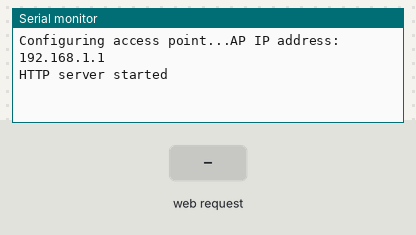
This sketch was run on a simulated ESP8266 (NodeMCU). Parts: the last lines printed to the serial monitor. The inputs (shaded band) are chosen by the test bench.

Above: at 1.2 s.
1.3 s: HTTP request GET /MOTOR=GO received
At 2.3 s:
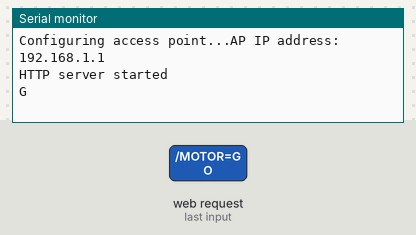
2.8 s: HTTP request GET /MOTOR=STOP received
At 3.5 s:
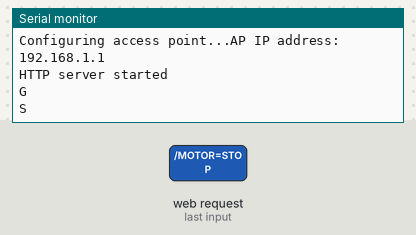
4.3 s: HTTP request GET /MOTOR=LEFT received
At 4.6 s:
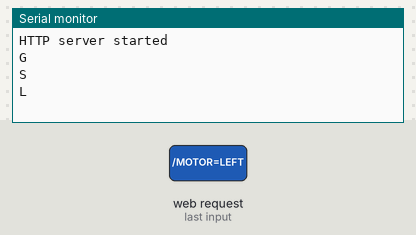
5.8 s: HTTP request GET /MOTOR=UP received
At 7.0 s:
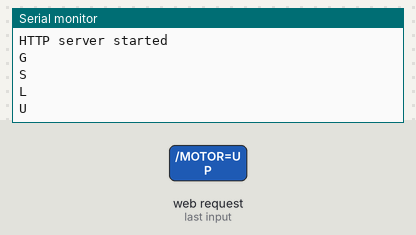
7.3 s: HTTP request GET /MOTOR=DOWN received
At 8.1 s:
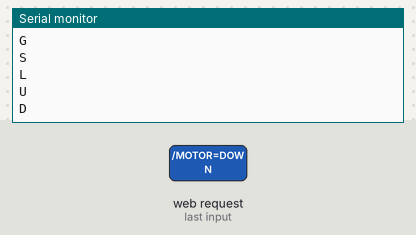

The sketch:

Lab_2WD_10_5_ESP8266_Acces_Point_2.ino
```cpp
#include <ESP8266WiFi.h>
#include <WiFiClient.h>
#include <ESP8266WebServer.h>

#ifndef APSSID
#define APSSID "ESP8266-WIFI"   //SSID
#define APPSK  "12345678" //Password
#endif

/* Set these to your desired credentials. */
const char *ssid = APSSID;
const char *password = APPSK;

IPAddress ip(192,168,1,1);
IPAddress gateway(192,168,1,1);
IPAddress subnet(255,255,255,0);

ESP8266WebServer server(80);

String  index_html(){
return  String("")+"<html>"+
"<head>"+
"<meta name=\"viewport\" content=\"width=device-width, initial-scale=1\">"+
"<style>"+
"html { font-family: Helvetica; display: inline-block; margin: 0px auto; text-align: center;}"+
".button { background-color: #195B6A; border: none; color: white; padding: 3px 10px;"+
"width:150px; height: 30px;text-decoration: none; font-size: 18px; margin: 2px; cursor: pointer;}"+
"</style>"+
"</head>"+
"<title>Small Car</title>"+
"<body>"+
"<h1 align=center>Small Car</h1>"+
"<p><a href=\"/MOTOR=GO\"><button class=\"button\">Go</button></a></p>"+
"<p><a href=\"/MOTOR=STOP\"><button class=\"button\">STOP</button></a></p>"+
"<p><a href=\"/MOTOR=BACK\"><button class=\"button\">BACK</button></a></p>"+
"<p><a href=\"/MOTOR=LEFT\"><button class=\"button\">Turn Left</button></a></p>"+
"<p><a href=\"/MOTOR=RIGHT\"><button class=\"button\">Turn Right</button></a></p>"+
"<p><a href=\"/MOTOR=UP\"><button class=\"button\">Speed Up</button></a></p>"+
"<p><a href=\"/MOTOR=DOWN\"><button class=\"button\">Speed Down</button></a></p>"+
"<p>"+
"    <span>Distance</span>"+
"    <span id=\"distance\">%DISTANCE%</span>"+
"    <sup >cm</sup>"+
"</p>"+
"</body>"+
"</html>";
}

void handleRoot() {
  server.send(200, "text/html", index_html());
}

void handleMotor_GO() {
    Serial.println("G");
    server.send(200, "text/html", index_html());
}

void handleMotor_STOP() {
    Serial.println("S");
    server.send(200, "text/html", index_html());
}

void handleMotor_BACK() {
    Serial.println("S");
    server.send(200, "text/html", index_html());
}

void handleMotor_LEFT() {
    Serial.println("L");
    server.send(200, "text/html", index_html());
}

void handleMotor_RIGHT() {
    Serial.println("L");
    server.send(200, "text/html", index_html());
}

void handleMotor_UP() {
    Serial.println("U");
    server.send(200, "text/html", index_html());
}

void handle_received_data() {
    float distance=101.1;
    float left_speed=134.2;
    float right_speed=142.1;

    String json = "{";
    json += "\"distance\":"+String(distance);
    json += ", \"left_speed\":"+String(left_speed);
    json += ", \"right_speed\":"+String(right_speed);
    json += "}";
    server.send(200, "text/json", json);
}

void handleMotor_DOWN() {
    Serial.println("D");
}

void setup() {
  Serial.begin(9600);
  Serial.println();
  Serial.print("Configuring access point...");

  WiFi.softAP(ssid, password);
  WiFi.softAPConfig(ip, gateway, subnet);

  IPAddress myIP = WiFi.softAPIP();
  Serial.print("AP IP address: ");
  Serial.println(myIP);
  server.on("/", handleRoot);
  server.on("/MOTOR=GO",  handleMotor_GO);
  server.on("/MOTOR=STOP", handleMotor_STOP);
  server.on("/MOTOR=BACK", handleMotor_BACK);
  server.on("/MOTOR=LEFT", handleMotor_LEFT);
  server.on("/MOTOR=RIGHT",handleMotor_RIGHT);
  server.on("/MOTOR=UP", handleMotor_UP);
  server.on("/MOTOR=DOWN", handleMotor_DOWN);
  server.begin();
  Serial.println("HTTP server started");
}

void loop() {
  server.handleClient();
  //handle_received_data();
}
```

Measured:
- after the input at 1.3 s, the serial monitor: prints a new line at once (image 1)
- after the input at 2.8 s, the serial monitor: prints a new line at once (image 2)
- after the input at 4.3 s, the serial monitor: prints a new line at once (image 3)
- after the input at 5.8 s, the serial monitor: prints a new line at once (image 4)
- after the input at 7.3 s, the serial monitor: prints a new line at once (image 5)
